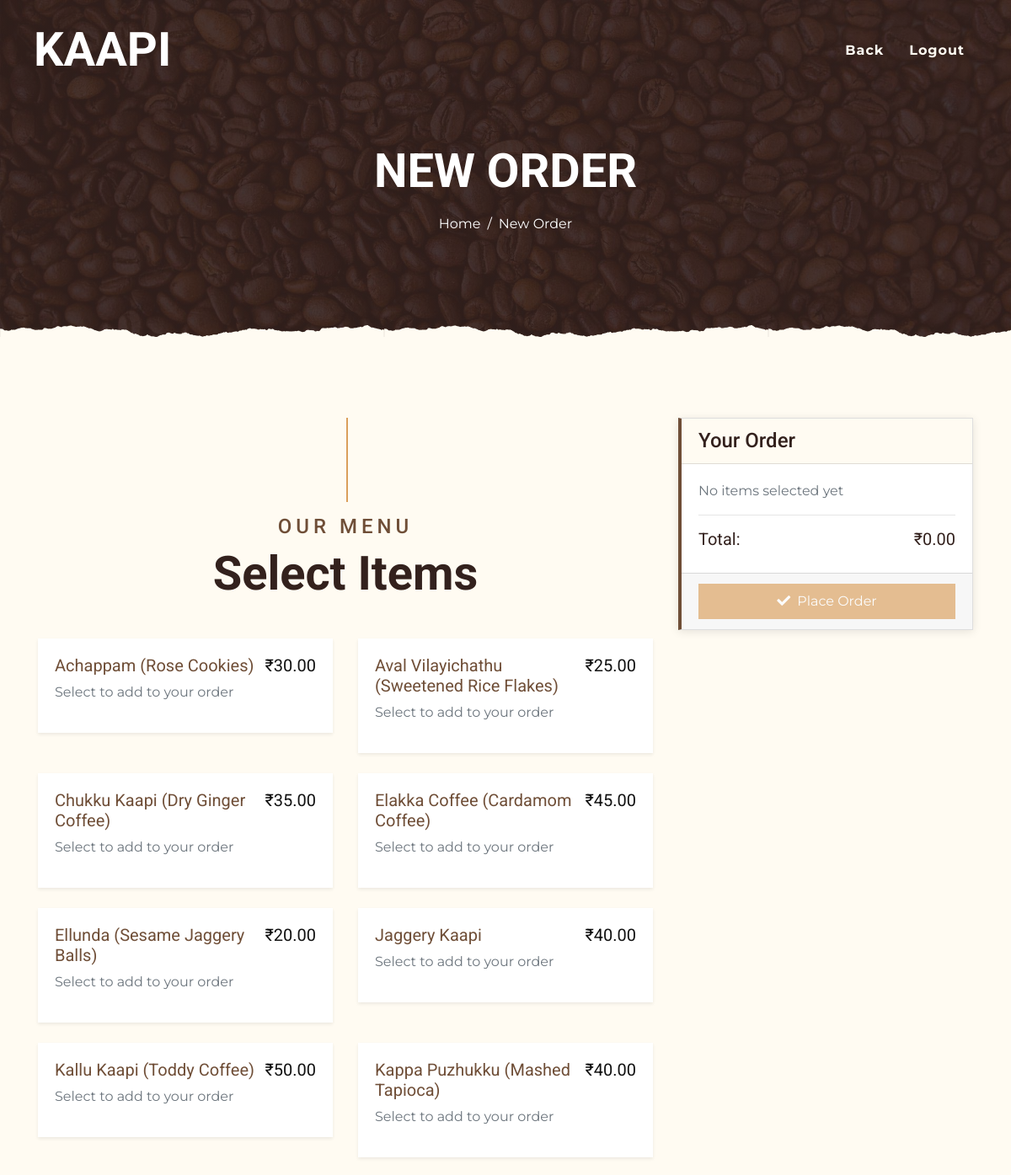
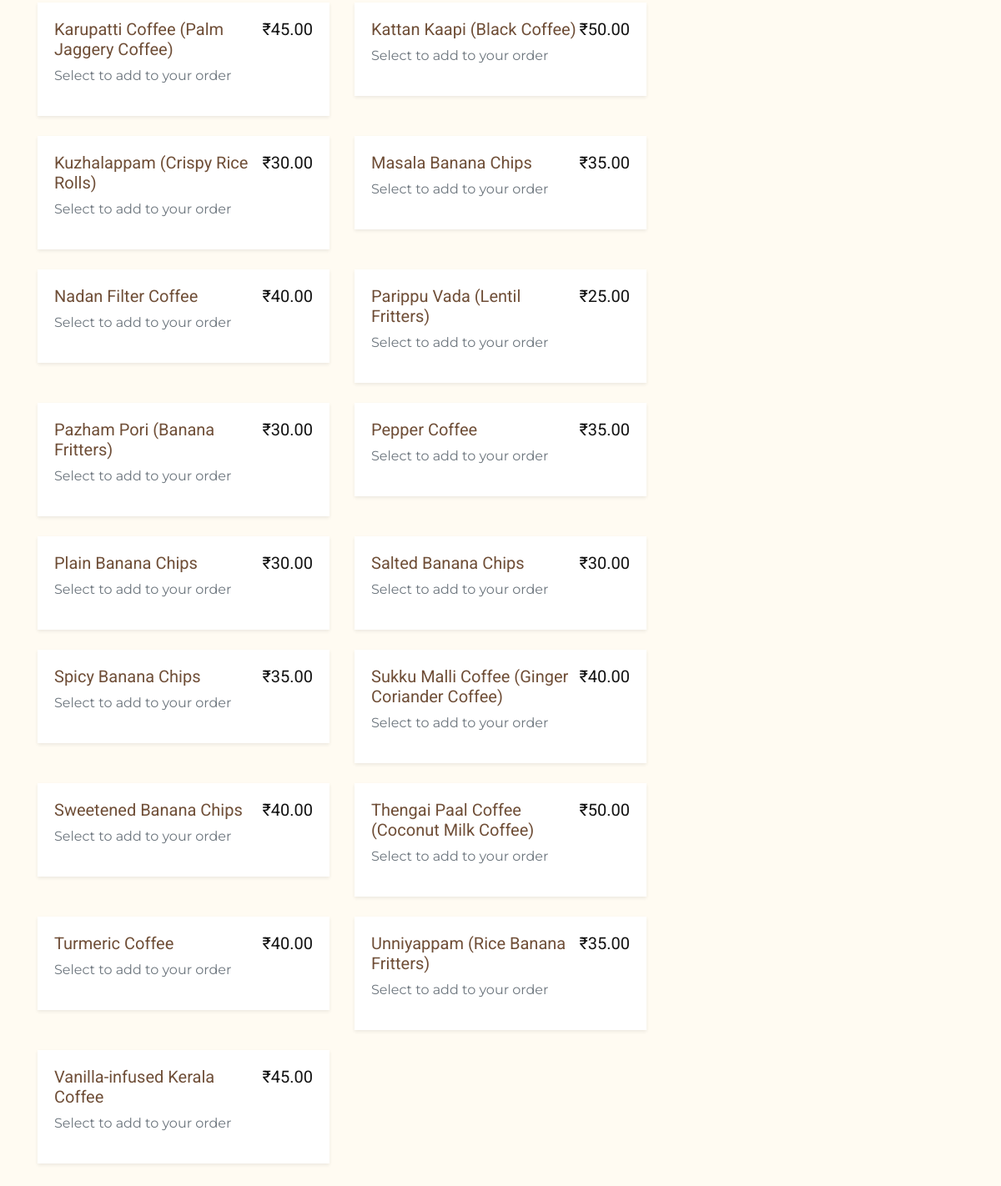
The app's page /new_order (signed in) with its own data (2 pictures, top to bottom).
### tables this page shows
CREATE TABLE menu_items (
    item_id INTEGER PRIMARY KEY AUTOINCREMENT,
    name TEXT NOT NULL,
    price REAL NOT NULL
);

### app.py (the view)
@app.route('/new_order')
def new_order():
    if 'user_id' not in session or session.get('role') != 'customer':
        flash('Please login to place an order', 'danger')
        return redirect(url_for('login'))
    conn = None
    try:
        conn = get_db_connection()
        menu_items = conn.execute('SELECT * FROM menu_items ORDER BY name').fetchall()
        return render_template('new_order.html', menu_items=menu_items)
    except Exception as e:
        print(f"Error loading menu: {e}")
        flash('Error loading menu items', 'danger')
        return redirect(url_for('customer_dashboard'))
    finally:
        if conn:
            conn.close()

### app.py (called while the page is built)
def get_db_connection():
    conn = sqlite3.connect('database.db')
    conn.row_factory = sqlite3.Row
    return conn

### templates/new_order.html (shortened to what this page needs)
<!DOCTYPE html>
<html lang="en">
<head>
    <link href="https://cdnjs.cloudflare.com/ajax/libs/font-awesome/5.10.0/css/all.min.css" rel="stylesheet">
    <link href="../css/style.min.css" rel="stylesheet">
</head>
<body>
    <div class="container-fluid p-0 nav-bar">
        <nav class="navbar navbar-expand-lg bg-none navbar-dark py-3">
            <a href="index.html" class="navbar-brand px-lg-4 m-0">
                <h1 class="m-0 display-4 text-uppercase text-white">KAAPI</h1>
            </a>
            <div class="collapse navbar-collapse justify-content-between" id="navbarCollapse">
                <div class="navbar-nav ml-auto p-4">
                    <a href="{{ url_for('customer_dashboard') }}" class="nav-item nav-link">Back</a>
                    <a href="{{ url_for('logout') }}" class="nav-item nav-link">Logout</a>
                </div>
            </div>
        </nav>
    </div>
    <div class="container-fluid page-header mb-5 position-relative overlay-bottom">
        <div class="d-flex flex-column align-items-center justify-content-center pt-0 pt-lg-5" style="min-height: 400px">
            <h1 class="display-4 mb-3 mt-0 mt-lg-5 text-white text-uppercase">New Order</h1>
            <div class="d-inline-flex mb-lg-5">
                <p class="m-0 text-white"><a class="text-white" href="{{ url_for('index') }}">Home</a></p>
                <p class="m-0 text-white px-2">/</p>
                <p class="m-0 text-white">New Order</p>
            </div>
        </div>
    </div>
    <div class="container-fluid py-5">
        <div class="container">
            <div class="row">
                <div class="col-lg-8">
                    <div class="section-title">
                        <h4 class="text-primary text-uppercase" style="letter-spacing: 5px;">Our Menu</h4>
                        <h1 class="display-4">Select Items</h1>
                    </div>
                    <div class="row">
                        {% for item in menu_items %}
                        <div class="col-md-6 mb-4">
                            <div class="menu-item card border-0 shadow-sm" onclick="addToCart({{ item.item_id }}, '{{ item.name }}', {{ item.price }})">
                                <div class="card-body">
                                    <div class="d-flex justify-content-between">
                                        <h5 class="text-primary">{{ item.name }}</h5>
                                        <h5 class="text-dark">₹{{ "%.2f"|format(item.price) }}</h5>
                                    </div>
                                    <p class="text-muted">Select to add to your order</p>
                                </div>
                            </div>
                        </div>
                        {% endfor %}
                    </div>
                </div>
                <div class="col-lg-4">
                    <div class="card order-card">
                        <div class="card-header bg-light">
                            <h4 class="mb-0">Your Order</h4>
                        </div>
                        <div class="card-body">
                            <div id="cart-items">
                                <p class="text-muted">No items selected yet</p>
                            </div>
                            <hr>
                            <div class="d-flex justify-content-between">
                                <h5>Total:</h5>
                                <h5 id="order-total">₹0.00</h5>
                            </div>
                        </div>
                        <div class="card-footer">
                            <form id="order-form" method="POST" action="{{ url_for('place_order') }}">
                                <button type="submit" class="btn btn-primary btn-block py-2" disabled id="place-order-btn">
                                    <i class="fa fa-check mr-2"></i>Place Order
                                </button>
                            </form>
                        </div>
                    </div>
                </div>
            </div>
        </div>
    </div>
</body>
</html>

### templates/new_order.html (style rules this page uses)
:root { --primary: #6F4E37; --secondary: #C4A484; --dark: #4B3621; --light: #F5F5DC; }
.text-primary { color: var(--primary) !important; }
.btn-primary { background-color: var(--primary); border-color: var(--primary); color: white !important; }
.order-card { border-left: 4px solid var(--primary); margin-bottom: 20px; box-shadow: 0 2px 10px rgba(0,0,0,0.1); }
.menu-item { transition: all 0.3s; cursor: pointer; }

### records on screen
menu_items: name "Achappam (Rose Cookies)", price "30.00"
menu_items: name "Aval Vilayichathu (Sweetened Rice Flakes)", price "25.00"
menu_items: name "Chukku Kaapi (Dry Ginger Coffee)", price "35.00"
menu_items: name "Elakka Coffee (Cardamom Coffee)", price "45.00"
menu_items: name "Ellunda (Sesame Jaggery Balls)", price "20.00"
menu_items: name "Jaggery Kaapi", price "40.00"
menu_items: name "Kallu Kaapi (Toddy Coffee)", price "50.00"
menu_items: name "Kappa Puzhukku (Mashed Tapioca)", price "40.00"
menu_items: name "Karupatti Coffee (Palm Jaggery Coffee)", price "45.00"
menu_items: name "Kattan Kaapi (Black Coffee)", price "50.00"
menu_items: name "Kuzhalappam (Crispy Rice Rolls)", price "30.00"
menu_items: name "Masala Banana Chips", price "35.00"
menu_items: name "Nadan Filter Coffee", price "40.00"
menu_items: name "Parippu Vada (Lentil Fritters)", price "25.00"
menu_items: name "Pazham Pori (Banana Fritters)", price "30.00"
menu_items: name "Pepper Coffee", price "35.00"
menu_items: name "Plain Banana Chips", price "30.00"
menu_items: name "Salted Banana Chips", price "30.00"
menu_items: name "Spicy Banana Chips", price "35.00"
menu_items: name "Sukku Malli Coffee (Ginger Coriander Coffee)", price "40.00"
menu_items: name "Sweetened Banana Chips", price "40.00"
menu_items: name "Thengai Paal Coffee (Coconut Milk Coffee)", price "50.00"
menu_items: name "Turmeric Coffee", price "40.00"
menu_items: name "Unniyappam (Rice Banana Fritters)", price "35.00"
menu_items: name "Vanilla-infused Kerala Coffee", price "45.00"
